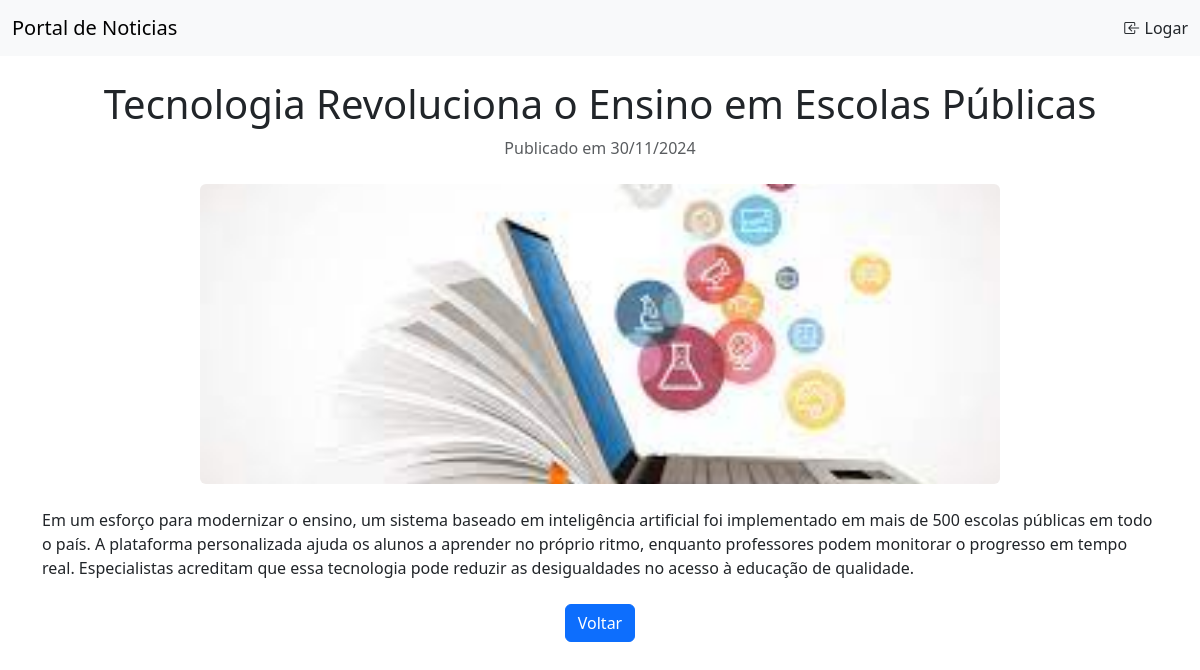
/paginas/read.php/?id=21, run on the app's committed database.
### tables this page shows
CREATE TABLE `noticias` (
  `id` int(4) NOT NULL,
  `titulo` varchar(255) NOT NULL,
  `descricao` varchar(255) NOT NULL,
  `corpo` text NOT NULL,
  `imagem` varchar(255) DEFAULT NULL,
  `publicacao` date NOT NULL,
  `aprovado` tinyint(1) NOT NULL
);

### paginas/read.php (the view, shortened to what this page needs)
<!DOCTYPE html>
<html lang="pt-BR">
<head>
    <link href="https://cdn.jsdelivr.net/npm/bootstrap@5.3.3/dist/css/bootstrap.min.css" rel="stylesheet"
>
    <link rel="stylesheet" href="https://cdn.jsdelivr.net/npm/bootstrap-icons@1.11.3/font/bootstrap-icons.min.css">
</head>
<body>
    <?php
        include 'header.php';
        include '../script/db_conn.php';
        $id = intval($_GET['id']);
        $sql_query = $conn->query("SELECT * FROM noticias WHERE id = $id");
        $noticia = $sql_query->fetch_assoc();
        list($ano, $mes, $dia) = explode("-", $noticia['publicacao']);
    ?>
    <div class="container my-4">
        <header class="mb-4">
            <h1 class="text-center"><?php echo $noticia['titulo']?></h1>
            <p class="text-center text-muted">Publicado em <?php echo $dia.'/'.$mes.'/'.$ano;?></p>
        </header>
        <div class="text-center mb-4">
            <img src="/noticias-php<?php echo $noticia['imagem'];?>" class="img-fluid rounded" alt="Imagem da notícia" style="width: 800px; height: 300px; object-fit: cover;" >
        </div>
        <article>
           <?php echo '<p>'.$noticia['corpo'].'</p>'?>
        </article>
        <div class="text-center mt-4">
            <a href="<?php if(isset($_SESSION['login'])) {echo "/noticias-php/paginas/approval-list.php";} else {echo "/noticias-php/paginas/index.php";}?>" class="btn btn-primary">Voltar</a>
        </div>
    </div>
</body>
</html>

### data on the page
noticias: titulo "Tecnologia Revoluciona o Ensino em Escolas Públicas", imagem (picture), corpo "Em um esforço para modernizar o ensino, um sistema baseado em inteligência artificial foi implementado em mais de 500 escolas públicas em todo o país. A plataforma personalizada ajuda os alunos a aprender no próprio ritmo, enquanto professores podem monitorar o progresso em tempo real. Especialistas acreditam que essa tecnologia pode reduzir as desigualdades no acesso à educação de qualidade."

### other printed values
$dia "30"
$mes "11"
$ano "2024"
